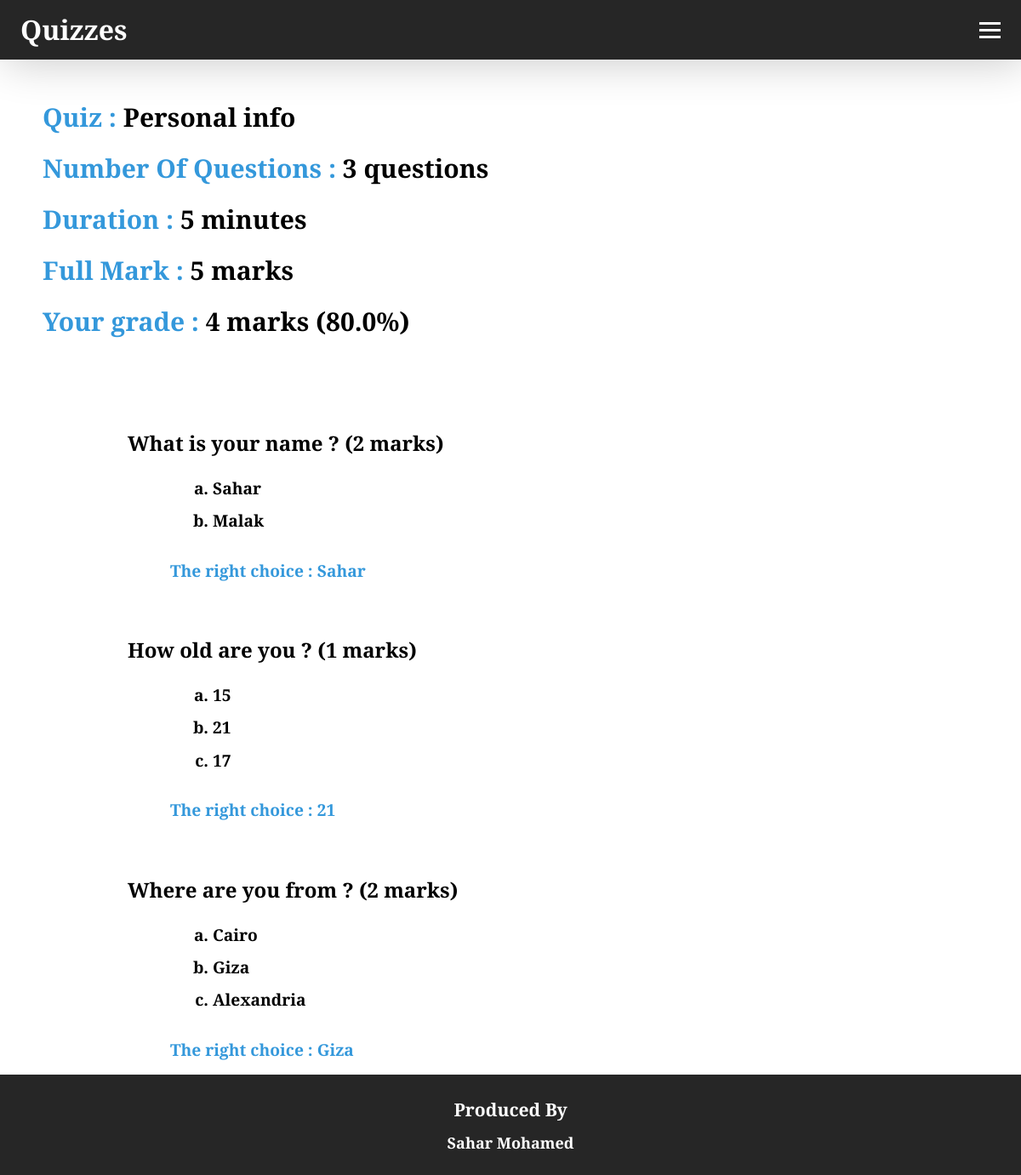
/quiz-details/4J27mk/1/true, run on the app's committed database.
### quizzes/models.py (models this page shows)
class Quiz(models.Model):
    id = models.CharField(max_length=6, primary_key=True)
    creator_id = models.IntegerField()
    description = models.CharField(max_length=255)
    n_questions = models.IntegerField()
    duration = models.IntegerField()
    full_mark = models.IntegerField()

class Question(models.Model):
    description = models.TextField()
    quiz = models.ForeignKey(Quiz, on_delete=models.CASCADE)
    mark = models.IntegerField(default=1)
    right_answer = models.TextField()

class Choice(models.Model):
    text = models.TextField()
    question = models.ForeignKey(Question, on_delete=models.CASCADE)

### quizzes/views.py (the view)
# urls.py: path('quiz-details/<str:quiz_id>/<int:user_id>/<str:taken_flag>', views.quiz_details, name='quiz-details'),
def quiz_details(request, quiz_id, user_id, taken_flag):
  user = QuizzesUser.objects.get(id=user_id)
  quiz = Quiz.objects.get(id=quiz_id)
  questions = Question.objects.filter(quiz=quiz)
  choices = Choice.objects.all()
  grade = None
  percent = None
  if taken_flag == 'true':
    taken_quiz = TakenQuizzes.objects.get(user_id=user, quiz_id=quiz)
    grade = taken_quiz.score
    percent = (float(grade) / quiz.full_mark) * 100
  context = {'quiz': quiz,
             'user': user,
             'questions': questions,
             'choices': choices,
             'grade': grade,
             'percent': percent}
  return render(request, 'quiz_details.html', context)

### quizzes/templates/quiz_details.html (shortened to what this page needs)
<!DOCTYPE html>
<html lang="en">
<head>
  {% load static %}
  <link rel="stylesheet" type="text/css" href="{% static 'styles.css' %}">
</head>
<body>
  <header class="navContainer">
    <nav class="navbar">
      <a class="nav-brand">Quizzes</a>
      <div class="hamburger">
        <span class="bar"></span>
        <span class="bar"></span>
        <span class="bar"></span>
      </div>
    </nav>
  </header>
  <br>
  <p class="heading">
    <span class="headingTitle">Quiz : </span>
    {{ quiz.description }}
  </p>
  <p class="heading">
    <span class="headingTitle">Number Of Questions : </span>
    {{ quiz.n_questions }} questions
  </p>
  <p class="heading">
    <span class="headingTitle">Duration : </span>
    {{ quiz.duration }} minutes
  </p>
  <p class="heading">
    <span class="headingTitle">Full Mark : </span>
    {{ quiz.full_mark }} marks
  </p>
  {% if grade %}
    <p class="heading">
      <span class="headingTitle">Your grade : </span>
      {{ grade }} marks ({{ percent }}%)
    </p>
  {% endif %}
  <br>
  <ol>
    {% for question in questions %}
      <li>
        <div class="question">
          {{ question.description }} ({{ question.mark }} marks)
        </div>
        <ol type="a" class="choices">
          {% for choice in choices %}
            {% if choice.question_id == question.id %}
              <li>
                {{ choice.text }}
              </li>
            {% endif %}
          {% endfor %}
        </ol>
        <p id="rightChoice" class="headingTitle">The right choice : {{ question.right_answer }}</p>
      </li>
    {% endfor %}
  </ol>
  <footer>
    <h3>Produced By</h3>
    <ul>
      <li>Sahar Mohamed</li>
    </ul>
  </footer>
</body>
</html>

### quizzes/static/styles.css (style rules this page uses)
* { -webkit-box-sizing: border-box; -moz-box-sizing: border-box; box-sizing: border-box; margin: 0; padding: 0; }
html, body { height: 100%; }
body { background-color: white; color: #000000; text-align: center; font-family: 'Merriweather', serif; font-weight: bold; line-height: 2; font-size: 1.2rem; }
.navContainer { background-color: #262626; box-shadow: 5px 5px 50px 0 rgba(0, 0, 0, 0.2); }
.navbar { min-height: 70px; display: flex; justify-content: space-between; align-items: center; padding: 0 24px; }
.nav-brand { font-size: 2rem; color: white; text-decoration: none; }
.hamburger { display: block; cursor: pointer; }
.bar { display: block; width: 25px; height: 3px; margin: 5px auto; -webkit-transition: all 0.3s ease-in-out; transition: all 0.3s ease-in-out; background-color: rgb(255, 255, 255); }
footer { background-color: #262626; padding: 20px; text-align: center; font-size: 18px; color: white; bottom: 0; position: relative; }
footer ul { list-style: none; margin: 0; padding: 0; }
footer li { display: inline-block; margin: 0 10px; font-weight: bold; }
.heading { text-align: left; font-size: 30px; font-weight: bold; padding-left: 50px; width: 100%; white-space: nowrap; }
.headingTitle { color: #3498db; }
.question { font-size: 1.5rem; margin: 50px 10px 10px 150px; font-weight: bold; text-align: left; }
#rightChoice { margin: 20px 10px 10px 200px; font-weight: bold; text-align: left; }
.choices { margin: 10px 10px 10px 250px; text-align: left; }

### data on the page
Quiz: description "Personal info", n_questions "3", duration "5", full_mark "5"
Question: description "What is your name ?", mark "2", right_answer "Sahar"
Choice: text "Sahar"
Choice: text "Malak"
Question: description "How old are you ?", mark "1", right_answer "21"
Choice: text "15"
Choice: text "21"
Choice: text "17"
Question: description "Where are you from ?", mark "2", right_answer "Giza"
Choice: text "Cairo"
Choice: text "Giza"
Choice: text "Alexandria"

### other printed values
{{ grade }} "4"
{{ percent }} "80.0"
